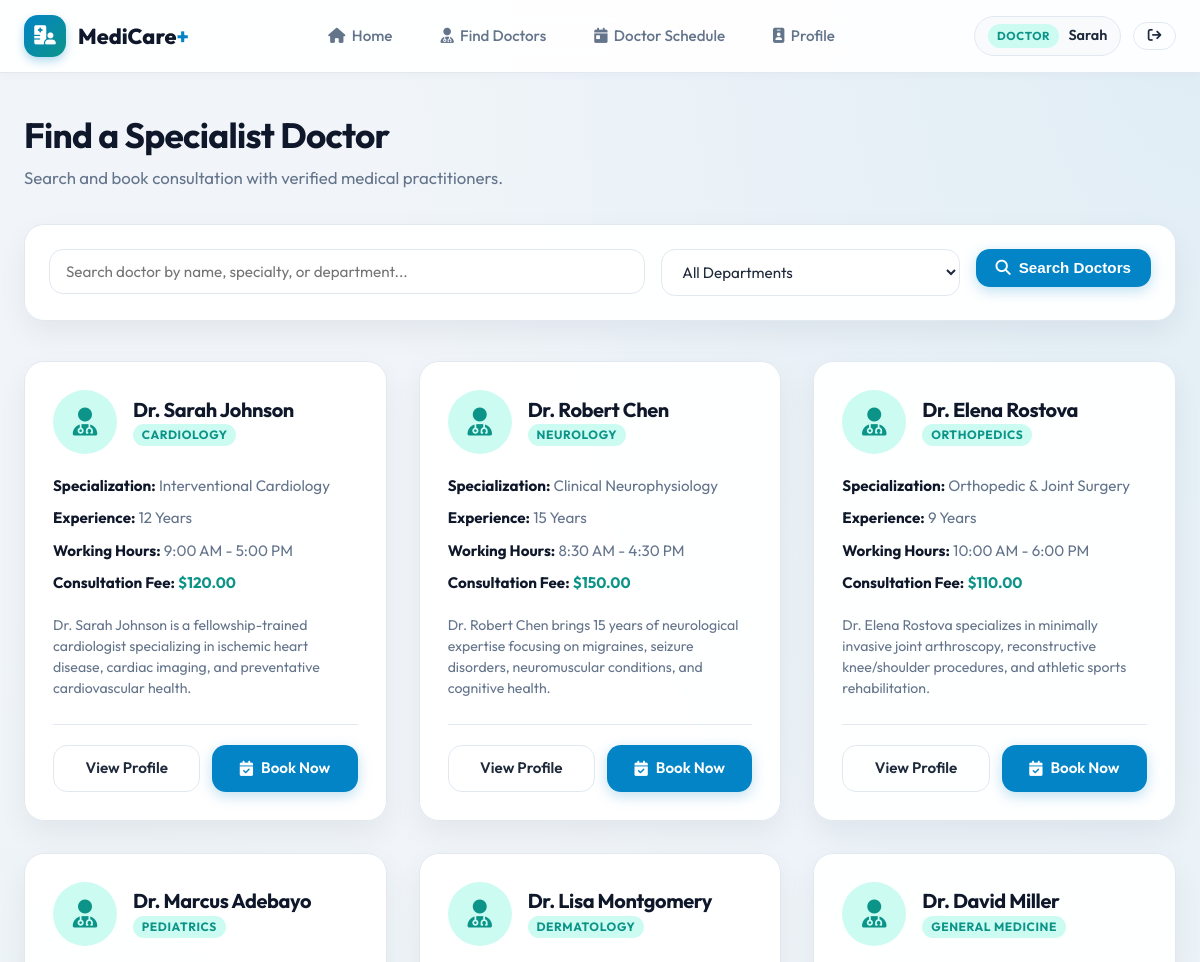
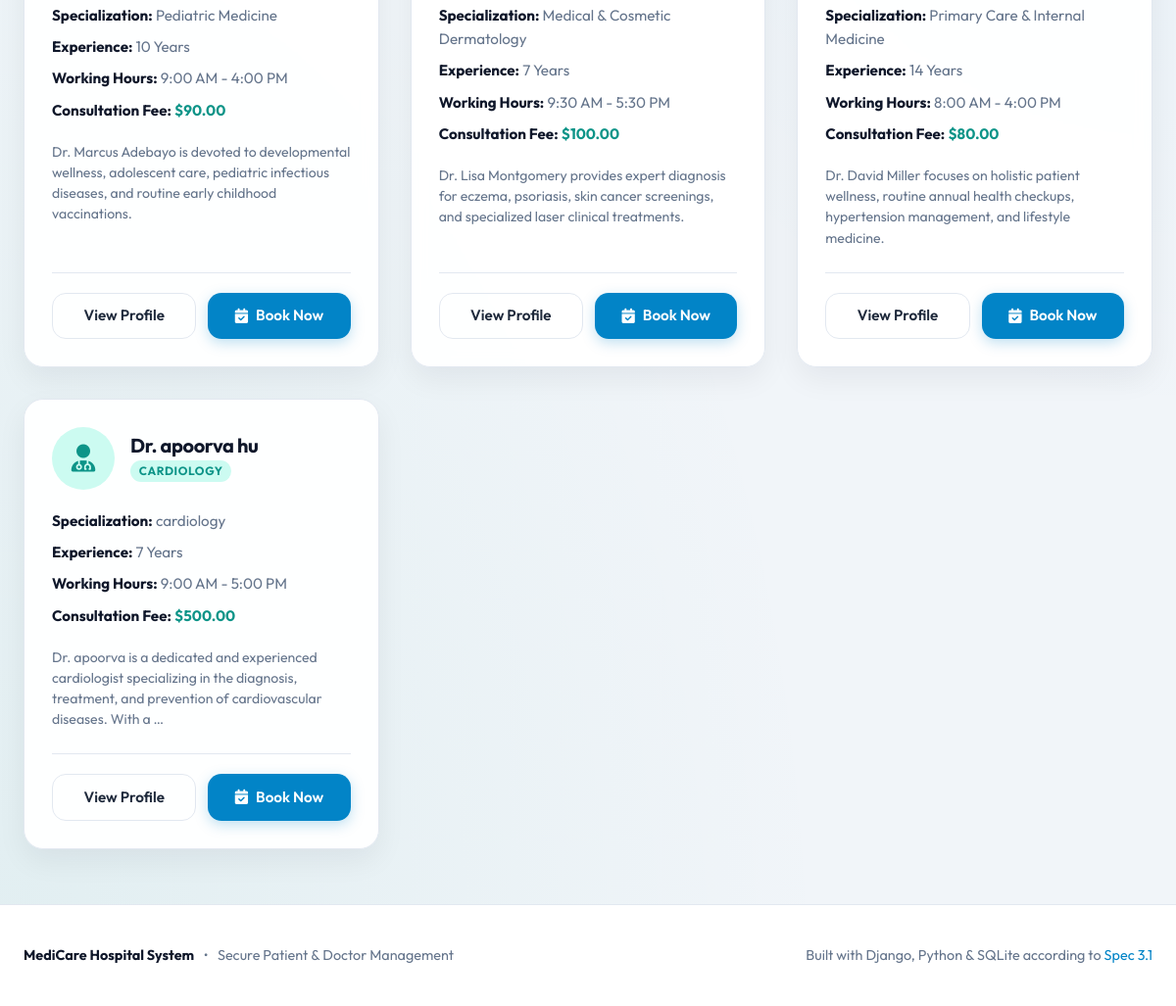
Screenshot of /doctors/ (signed in) with the database file from the repository (2 pictures, top to bottom).
### accounts/models.py (models this page shows, shortened)
class User(AbstractUser):
    ROLE_CHOICES = (
        ('patient', 'Patient'),
        ('doctor', 'Doctor'),
        ('admin', 'Admin'),
    )
    email = models.EmailField(unique=True)
    role = models.CharField(max_length=10, choices=ROLE_CHOICES, default='patient')
    phone = models.CharField(max_length=20, blank=True)

### doctors/models.py (models this page shows, shortened)
class Doctor(models.Model):
    user = models.OneToOneField(settings.AUTH_USER_MODEL, on_delete=models.CASCADE, related_name='doctor_profile')
    department = models.ForeignKey(Department, on_delete=models.SET_NULL, null=True, blank=True, related_name='doctors')
    specialization = models.CharField(max_length=120)
    experience = models.PositiveIntegerField(default=0, help_text="Years of professional experience")
    fee = models.DecimalField(max_digits=10, decimal_places=2, default=50.00)
    working_hours_start = models.TimeField(default="09:00:00")
    working_hours_end = models.TimeField(default="17:00:00")
    bio = models.TextField(blank=True)
    room_number = models.CharField(max_length=20, blank=True)
    created_at = models.DateTimeField(auto_now_add=True)
    updated_at = models.DateTimeField(auto_now=True)

class Department(models.Model):
    name = models.CharField(max_length=100, unique=True)
    description = models.TextField(blank=True)
    icon = models.CharField(max_length=50, default='fa-stethoscope', help_text="FontAwesome or Lucide icon name")
    created_at = models.DateTimeField(auto_now_add=True)

### doctors/views.py (the view, shortened to what this page needs)
# urls.py: path('', views.doctor_list_view, name='doctor_list'),
def doctor_list_view(request):
    departments = Department.objects.all()
    selected_dept = request.GET.get('department')
    query = request.GET.get('q')
    doctors = Doctor.objects.select_related('user', 'department').all()
    if selected_dept:
        doctors = doctors.filter(department__id=selected_dept)
    context = {
        'doctors': doctors,
        'departments': departments,
        'selected_dept': int(selected_dept) if selected_dept and selected_dept.isdigit() else '',
        'query': query or '',
    }
    return render(request, 'doctors/doctor_list.html', context)

### templates/doctors/doctor_list.html (shortened to what this page needs)
{% extends 'base.html' %}
{% block content %}
<div class="container" style="padding-top: 2.5rem; padding-bottom: 3.5rem;">
  <div style="margin-bottom: 2rem;">
    <h1 style="font-size: 2.2rem; margin-bottom: 0.5rem;">Find a Specialist Doctor</h1>
    <p style="color: var(--text-muted); font-size: 1.05rem;">Search and book consultation with verified medical practitioners.</p>
  </div>
  <div class="card" style="margin-bottom: 2.5rem; padding: 1.5rem;">
    <form method="GET" action="{% url 'doctor_list' %}" style="display: flex; gap: 1rem; flex-wrap: wrap;">
      <div style="flex: 2; min-width: 250px;">
        <input type="text" name="q" class="form-control" placeholder="Search doctor by name, specialty, or department..." value="{{ query }}">
      </div>
      <div style="flex: 1; min-width: 200px;">
        <select name="department" class="form-control">
          <option value="">All Departments</option>
        </select>
      </div>
      <div>
        <button type="submit" class="btn btn-primary" id="btn-search-doctors">
          <i class="fa-solid fa-magnifying-glass"></i> Search Doctors
        </button>
      </div>
    </form>
  </div>
  {% if doctors %}
    <div style="display: grid; grid-template-columns: repeat(auto-fill, minmax(340px, 1fr)); gap: 2rem;">
      {% for doctor in doctors %}
        <div class="card" style="display: flex; flex-direction: column; justify-content: space-between;">
          <div>
            <div style="display: flex; align-items: center; gap: 1rem; margin-bottom: 1.25rem;">
              <div style="width: 64px; height: 64px; border-radius: var(--radius-full); background: var(--secondary-light); color: var(--secondary); display: flex; align-items: center; justify-content: center; font-size: 1.75rem;">
                <i class="fa-solid fa-user-doctor"></i>
              </div>
              <div>
                <h3 style="font-size: 1.25rem;">Dr. {{ doctor.user.get_full_name|default:doctor.user.username }}</h3>
                <span class="role-pill role-doctor" style="font-size: 0.75rem;">
                  {{ doctor.department.name|default:"General Medicine" }}
                </span>
              </div>
            </div>
            <div style="display: flex; flex-direction: column; gap: 0.5rem; margin-bottom: 1.25rem; font-size: 0.95rem; color: var(--text-muted);">
              <div><strong style="color: var(--dark);">Specialization:</strong> {{ doctor.specialization }}</div>
              <div><strong style="color: var(--dark);">Experience:</strong> {{ doctor.experience }} Years</div>
              <div><strong style="color: var(--dark);">Working Hours:</strong> {{ doctor.working_hours_start|time:"g:i A" }} - {{ doctor.working_hours_end|time:"g:i A" }}</div>
              <div><strong style="color: var(--dark);">Consultation Fee:</strong> <span style="color: var(--secondary); font-weight: 700;">${{ doctor.fee }}</span></div>
            </div>
            {% if doctor.bio %}
              <p style="font-size: 0.88rem; color: var(--text-muted); line-height: 1.5; margin-bottom: 1.5rem;">
                {{ doctor.bio|truncatewords:20 }}
              </p>
            {% endif %}
          </div>
          <div style="display: flex; gap: 0.75rem; border-top: 1px solid var(--border-color); padding-top: 1.25rem;">
            <a href="{% url 'doctor_detail' doctor.id %}" class="btn btn-outline" style="flex: 1;">
              View Profile
            </a>
            <a href="{% url 'book_appointment' doctor.id %}" class="btn btn-primary" style="flex: 1;">
              <i class="fa-solid fa-calendar-check"></i> Book Now
            </a>
          </div>
        </div>
      {% endfor %}
    </div>
  {% endif %}
</div>
{% endblock %}

### templates/base.html (shortened to what this page needs)
{% load static %}
<!DOCTYPE html>
<html lang="en">
<head>
  <link rel="stylesheet" href="https://cdnjs.cloudflare.com/ajax/libs/font-awesome/6.5.1/css/all.min.css">
  <link rel="stylesheet" href="{% static 'css/style.css' %}">
</head>
<body>
  <header class="navbar">
    <div class="container nav-container">
      <a href="{% url 'home' %}" class="brand-logo" id="nav-brand">
        <div class="brand-icon">
          <i class="fa-solid fa-hospital-user"></i>
        </div>
        <span>MediCare<span style="color: var(--primary);">+</span></span>
      </a>
      <nav>
        <ul class="nav-links">
          <li><a href="{% url 'home' %}" class="nav-link"><i class="fa-solid fa-house"></i> Home</a></li>
          <li><a href="{% url 'doctor_list' %}" class="nav-link"><i class="fa-solid fa-user-doctor"></i> Find Doctors</a></li>
          {% if user.is_authenticated %}
            {% if user.role == 'patient' %}
              <li><a href="{% url 'patient_dashboard' %}" class="nav-link"><i class="fa-solid fa-calendar-check"></i> My Appointments</a></li>
            {% elif user.role == 'doctor' %}
              <li><a href="{% url 'doctor_dashboard' %}" class="nav-link"><i class="fa-solid fa-calendar-day"></i> Doctor Schedule</a></li>
            {% endif %}
            <li><a href="{% url 'profile' %}" class="nav-link"><i class="fa-solid fa-id-badge"></i> Profile</a></li>
          {% endif %}
        </ul>
      </nav>
      <div class="nav-actions">
        {% if user.is_authenticated %}
          <div class="user-badge-nav">
            <span class="role-pill role-{{ user.role }}">{{ user.get_role_display }}</span>
            <span style="font-weight: 600; font-size: 0.9rem;">{{ user.first_name|default:user.username }}</span>
          </div>
          <a href="{% url 'logout' %}" class="btn btn-outline btn-sm" id="btn-logout" title="Log out">
            <i class="fa-solid fa-arrow-right-from-bracket"></i>
          </a>
        {% endif %}
      </div>
    </div>
  </header>
  <main style="flex: 1;">
    {% block content %}{% endblock %}
  </main>
  <footer class="footer">
    <div class="container footer-content">
      <div style="display: flex; align-items: center; gap: 0.6rem;">
        <span style="font-weight: 700; color: var(--dark);">MediCare Hospital System</span>
        <span>&bull;</span>
        <span>Secure Patient & Doctor Management</span>
      </div>
      <div>
        Built with Django, Python & SQLite according to <a href="{% url 'home' %}">Spec 3.1</a>
      </div>
    </div>
  </footer>
</body>
</html>

### rows the page displays
User: role "DOCTOR", first_name "Sarah"
Doctor: user.get_full_name "Sarah Johnson", department.name "CARDIOLOGY", specialization "Interventional Cardiology", experience "12", working_hours_start "9:00 AM", working_hours_end "5:00 PM", fee "120.00", bio "Dr. Sarah Johnson is a fellowship-trained cardiologist specializing in ischemic heart disease, cardiac imaging, and preventative cardiovascular health."
Doctor: user.get_full_name "Robert Chen", department.name "NEUROLOGY", specialization "Clinical Neurophysiology", experience "15", working_hours_start "8:30 AM", working_hours_end "4:30 PM", fee "150.00", bio "Dr. Robert Chen brings 15 years of neurological expertise focusing on migraines, seizure disorders, neuromuscular conditions, and cognitive health."
Doctor: user.get_full_name "Elena Rostova", department.name "ORTHOPEDICS", specialization "Orthopedic & Joint Surgery", experience "9", working_hours_start "10:00 AM", working_hours_end "6:00 PM", fee "110.00", bio "Dr. Elena Rostova specializes in minimally invasive joint arthroscopy, reconstructive knee/shoulder procedures, and athletic sports rehabilitation."
Doctor: user.get_full_name "Marcus Adebayo", department.name "PEDIATRICS", specialization "Pediatric Medicine", experience "10", working_hours_start "9:00 AM", working_hours_end "4:00 PM", fee "90.00", bio "Dr. Marcus Adebayo is devoted to developmental wellness, adolescent care, pediatric infectious diseases, and routine early childhood vaccinations."
Doctor: user.get_full_name "Lisa Montgomery", department.name "DERMATOLOGY", specialization "Medical & Cosmetic Dermatology", experience "7", working_hours_start "9:30 AM", working_hours_end "5:30 PM", fee "100.00", bio "Dr. Lisa Montgomery provides expert diagnosis for eczema, psoriasis, skin cancer screenings, and specialized laser clinical treatments."
Doctor: user.get_full_name "David Miller", department.name "GENERAL MEDICINE", specialization "Primary Care & Internal Medicine", experience "14", working_hours_start "8:00 AM", working_hours_end "4:00 PM", fee "80.00", bio "Dr. David Miller focuses on holistic patient wellness, routine annual health checkups, hypertension management, and lifestyle medicine."
Doctor: user.get_full_name "apoorva hu", department.name "CARDIOLOGY", specialization "cardiology", experience "7", working_hours_start "9:00 AM", working_hours_end "5:00 PM", fee "500.00", bio "Dr. apoorva is a dedicated and experienced cardiologist specializing in the diagnosis, treatment, and prevention of cardiovascular diseases. With a …"
